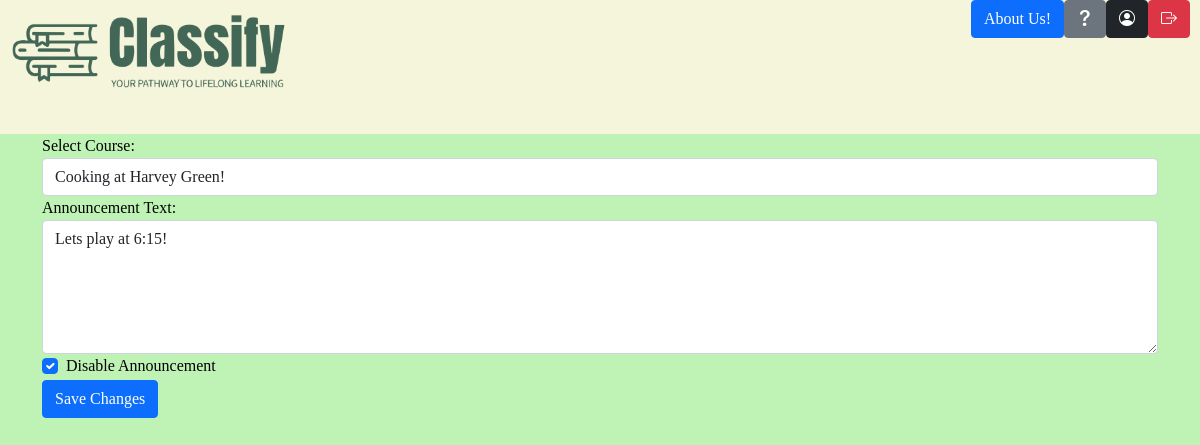
The app's page /edit-announcement/1 (signed in) with its own data.
### app.py (models this page shows, shortened)
class Announcement(db.Model):
    __tablename__ = 'announcement'
    announcementID = db.Column(db.Integer, primary_key=True)
    text = db.Column(db.String(255), nullable=False)
    courseID = db.Column(db.Integer, db.ForeignKey('course.courseID'), nullable=False)
    active = db.Column(db.String(255), nullable=True)
    expiration_date = db.Column(db.DateTime, nullable=True)  # New column for expiration datetime
    course = db.relationship('Course', backref=db.backref('announcement', lazy=True))

class Course(db.Model):
    __tablename__ = 'course'
    courseID = db.Column(db.Integer, primary_key=True)
    courseName = db.Column(db.String(255), nullable=False)
    description = db.Column(db.String(255), nullable=False)
    section = db.Column(db.String(10), nullable=False)
    totalSeats = db.Column(db.Integer, nullable=False)
    seatsTaken = db.Column(db.Integer, nullable=False)
    dates = db.Column(db.String(255), nullable=False)
    days = db.Column(db.String(255), nullable=False)
    timings = db.Column(db.String(255), nullable=False)
    active = db.Column(db.String(255), nullable=False)
    teacherID = db.Column(db.Integer, db.ForeignKey('teacher.teacherID'), nullable=False)
    teacher = db.relationship('Teacher', backref=db.backref('courses', lazy=True))

### app.py (the view)
@app.route('/edit-announcement/<int:announcement_id>', methods=['GET', 'POST'])
@login_required
def edit_announcement(announcement_id):
    announcement = Announcement.query.get(announcement_id)
    if not announcement:
        return "Announcement not found", 404
    teacher_id = session.get('user_id')
    teacher = Teacher.query.get(teacher_id)
    user_id = session.get('user_id')
    user = User.query.get(user_id)
    courses = Course.query.join(Teacher).join(User).filter(Teacher.userID == user_id).all()
    if announcement.course.teacherID != teacher.teacherID:
        return "You are not authorized to update this announcement", 403
    if request.method == 'POST':
        announcement.courseID = int(request.form['course_id'])
        announcement.text = request.form['announcement_text']
        if request.form.get('disable_announcement'):
            announcement.active = 0
        else:
            announcement.active = 1
        try:
            db.session.commit()
            return redirect('/teacher-home')  # Redirect to teacher's home page
        except Exception as e:
            error_message = 'There was an issue updating the announcement. Please try again later.'
            return render_template('edit-announcement.html', user=user, courses=courses, announcement=announcement, error_message=error_message)
    else:
        return render_template('edit-announcement.html', user=user, courses=courses, announcement=announcement)

### app.py (called while the page is built)
@login_manager.user_loader
def load_user(user_id):
    return User.query.get(int(user_id))

### templates/edit-announcement.html (shortened to what this page needs)
<!DOCTYPE html>
<html>
<head>
    <link href="https://cdn.jsdelivr.net/npm/bootstrap@5.0.2/dist/css/bootstrap.min.css" rel="stylesheet">
    <link rel="stylesheet" href="https://cdn.jsdelivr.net/npm/bootstrap-icons@1.5.0/font/bootstrap-icons.css">
    <link href="../static/css/css.css" rel="stylesheet" type="text/css">
</head>
<body>
    <header>
        <img class="logo" src="../static/images/classifylogoside.png">
        <div class="btn-group">
            <a href="/about-us-teacher">        <button type="button" class="btn btn-primary">About Us!</button></a>
            <a href="/faq-teacher">     <button type="button" class="btn btn-secondary"><i class="bi-question-lg"></i></button></a>
            <a href="/teacher-settings"><button type="button" class="btn btn-dark"><i class="bi-person-circle"></i></button></a>
            <a href="/">                <button type="button" class="btn btn-danger"><i class="bi bi-box-arrow-right"></i></button></a>
        </div>
      </header>
    <div class="container">
        <form method="POST" action="/edit-announcement/{{ announcement.announcementID }}">
            <div class="form-group">
                <label for="course_id">Select Course:</label>
                <select id="course_id" name="course_id" class="form-control">
                    {% for course in courses %}
                        <option value="{{ course.courseID }}" {% if course.courseID == announcement.courseID %}selected{% endif %}>
                            {{ course.courseName }}
                        </option>
                    {% endfor %}
                </select>
            </div>
            <div class="form-group">
                <label for="announcement_text">Announcement Text:</label>
                <textarea class="form-control" name="announcement_text" rows="5" required>{{ announcement.text }}</textarea>
            </div>
            <div class="form-check">
                <input class="form-check-input" type="checkbox" id="disable_announcement" name="disable_announcement" {% if announcement.active == 0 %}checked{% endif %}>
                <label class="form-check-label" for="disable_announcement">Disable Announcement</label>
            </div>
            <button type="submit" class="btn btn-primary">Save Changes</button>
        </form>
    </div>
</body>
</html>

### static/css/css.css (style rules this page uses)
* { padding: 0; margin: 0; box-sizing: border-box; font-family:'Times New Roman', Times, serif; }
.btn-group { float: right; padding-right: 10px; }
.logo { width: 300px; height: auto; padding: 10px; }
body { font-family: 'Times New Roman', Times, serif; background-color:#bff3b6; color: black; }
header { padding-left: 100; padding-right: 100; background-color:beige; padding-bottom: 30px; margin: 0px; }

### records on screen
Announcement: course_id "Cooking at Harvey Green!", announcement_text "Lets play at 6:15!", active "☑"
